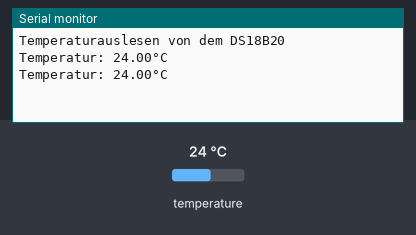
This sketch was run on a simulated Arduino Uno, built with avr-gcc and run on an emulated ATmega328P. Parts: the last lines printed to the serial monitor. Inputs (shaded band) come from the test bench; at power-on: temperature 24 °C.

Above: at 3.3 s.
3.4 s: temperature set to 12 °C
At 5.5 s:
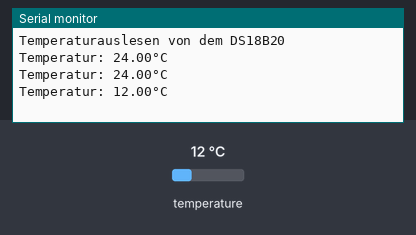
5.9 s: temperature set to 19 °C
At 6.9 s:
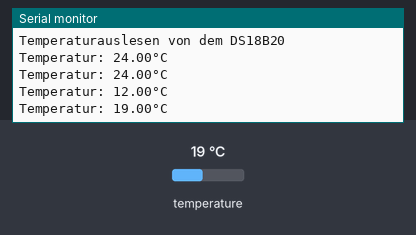
Timing chart, 0 to 8.9 s (numbered marks = the images above; inputs shaded):
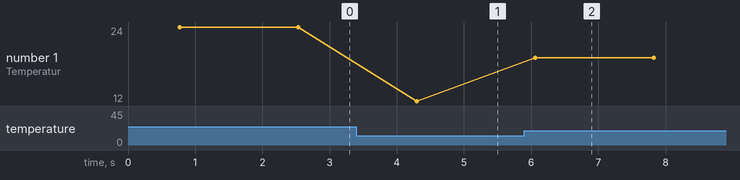

The sketch:

DS18B20_Auslesen.ino
```cpp
/*
 * WICHTIG: 4,7k Ohm Widerstand benutzen
 * Zwischen 5V und Data Pin
 */

#include <OneWire.h>
#include <DallasTemperature.h>

#define ONE_WIRE_BUS A0   // Pin für DS18B20

OneWire oneWire(ONE_WIRE_BUS);

DallasTemperature sensors(&oneWire);

void setup(void){
  Serial.begin(9600);
  Serial.println("Temperaturauslesen von dem DS18B20");
  Serial.println();
  sensors.begin();
}

void loop(void){
  sensors.requestTemperatures();
  Serial.print("Temperatur: ");
  Serial.print(sensors.getTempCByIndex(0));
  Serial.println("°C");
  Serial.println();
  delay(1000);
}
```

Measured:
- after the input at 3.4 s, the serial monitor: prints a new line after 0.90 s (image 1)
- after the input at 5.9 s, the serial monitor: prints a new line after 0.16 s (image 2)
- plotted number 1: 24 → 12 after the input at 3.4 s, 12 → 19 after the input at 5.9 s
